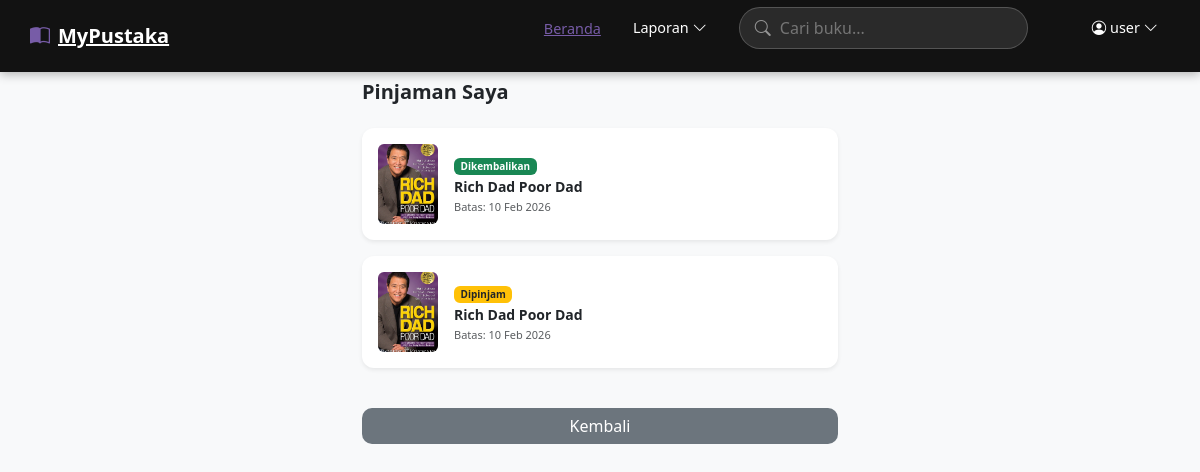
The app's page /laporan/riwayat.php (signed in) with its own data.
### tables this page shows
CREATE TABLE `transaksi` (
  `id_transaksi` int(11) NOT NULL,
  `id_buku` int(11) DEFAULT NULL,
  `id_anggota` int(11) DEFAULT NULL,
  `tgl_pinjam` date NOT NULL,
  `tgl_kembali_seharusnya` date NOT NULL,
  `tgl_dikembalikan` date DEFAULT NULL,
  `status` enum('Dipinjam','Dikembalikan') DEFAULT 'Dipinjam',
  `denda` int(11) DEFAULT 0
);

CREATE TABLE `buku` (
  `id_buku` int(11) NOT NULL,
  `judul` varchar(255) NOT NULL,
  `pengarang` varchar(100) DEFAULT NULL,
  `penerbit` varchar(150) DEFAULT NULL,
  `tahun_terbit` int(4) DEFAULT NULL,
  `kategori` varchar(50) DEFAULT NULL,
  `stok` int(11) DEFAULT 0,
  `foto_cover` varchar(255) DEFAULT NULL
);

### laporan/riwayat.php (the view, shortened to what this page needs)
<?php
include '../includes/koneksi.php';
include '../includes/header.php';
$id_anggota = $_SESSION['user_data']['id_anggota'];
?>
<!DOCTYPE html>
<html>
<head>
    <link href="https://cdn.jsdelivr.net/npm/bootstrap@5.3.0/dist/css/bootstrap.min.css" rel="stylesheet">
    <link rel="stylesheet" href="https://cdn.jsdelivr.net/npm/bootstrap-icons@1.11.0/font/bootstrap-icons.css">
</head>
<body class="bg-light p-3" style="padding-top: 80px !important;">
    <div class="container" style="max-width: 500px;">
        <h5 class="fw-bold mb-4">Pinjaman Saya</h5>
        <?php
        $sql = "SELECT t.*, b.judul, b.foto_cover
                FROM transaksi t
                JOIN buku b ON t.id_buku = b.id_buku
                WHERE t.id_anggota = '$id_anggota'
                ORDER BY t.status DESC";
        $q = mysqli_query($conn, $sql);
        while($r = mysqli_fetch_assoc($q)):
        ?>
        <div class="card mb-3 border-0 shadow-sm p-3" style="border-radius: 12px;">
            <div class="d-flex align-items-center">
                <img src="../assets/img/cover/<?= $r['foto_cover'] ?>" class="rounded" style="width: 60px; height: 80px; object-fit: cover;">
                <div class="ms-3 flex-grow-1">
                    <span class="badge <?= $r['status'] == 'Dipinjam' ? 'bg-warning text-dark' : 'bg-success' ?> mb-1" style="font-size: 10px;"><?= $r['status'] ?></span>
                    <h6 class="fw-bold mb-1" style="font-size: 14px;"><?= $r['judul'] ?></h6>
                    <small class="text-muted d-block" style="font-size: 11px;">Batas: <?= date('d M Y', strtotime($r['tgl_kembali_seharusnya'])) ?></small>
                </div>
            </div>
        </div>
        <?php endwhile; ?>
        <a href="../index.php" class="btn btn-secondary w-100 mt-4 border-0" style="border-radius: 10px;">Kembali</a>
    </div>
</body>
</html>

### assets/css/style.css (style rules this page uses)
:root { --header-height: 3.5rem; --black-color: #121212; --black-color-light: #1f1f1f; --white-color: #ffffff; --purple-color: #775CA7; --purple-color-light: #8e74bd; --text-color: #555555; --body-color: #f4f7f6; --z-fixed: 1000; }
* { box-sizing: border-box; padding: 0; margin: 0; }
body { font-family: "Poppins", sans-serif; background-color: var(--body-color); padding-top: calc(var(--header-height) + 1rem); }
a { text-decoration: none; }
.container { max-width: 1120px; margin-inline: 1.5rem; }
@media screen and (min-width: 1024px) { .container { margin-inline: auto; } }

### laporan/riwayat.php (style rules this page uses)
:root { --warna-tema: #775CA7; }

### records on screen
transaksi: id_buku.foto_cover (picture), status "Dikembalikan", id_buku.judul "Rich Dad Poor Dad", tgl_kembali_seharusnya "10 Feb 2026"
transaksi: id_buku.foto_cover (picture), status "Dipinjam", id_buku.judul "Rich Dad Poor Dad", tgl_kembali_seharusnya "10 Feb 2026"

### other values on screen
explode(' ', $user['nama_lengkap'])[0] "user"
